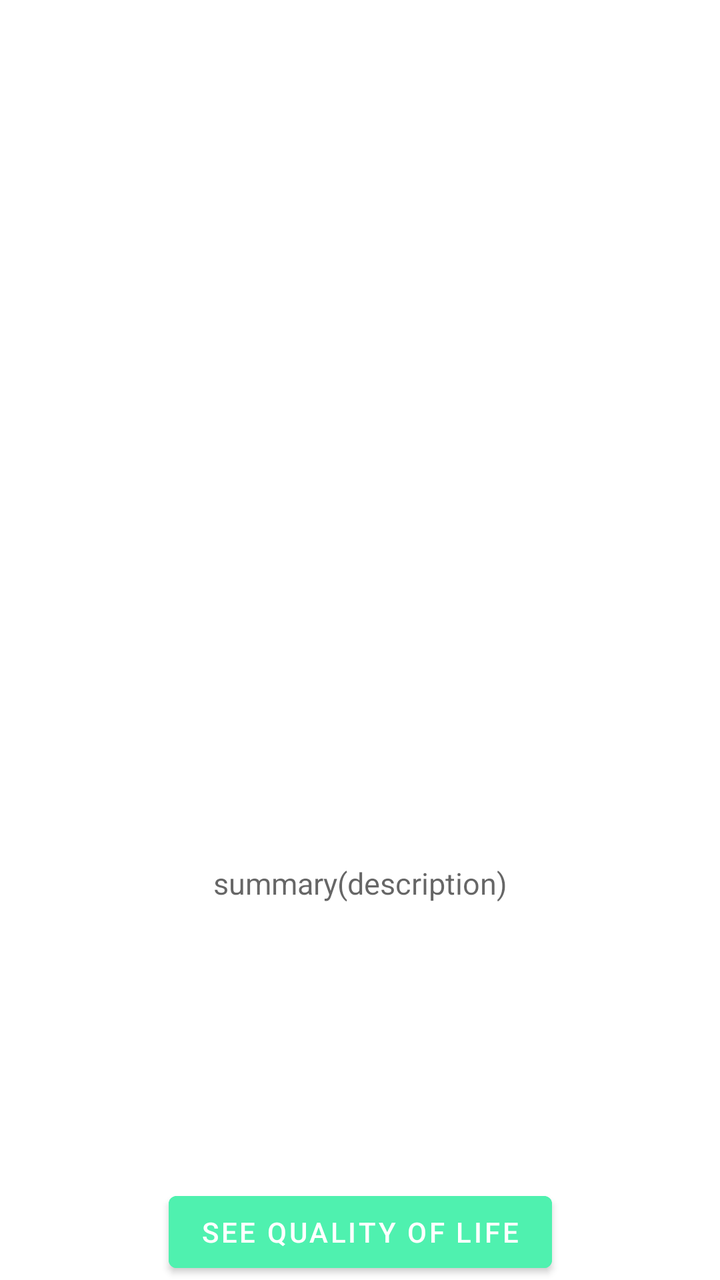
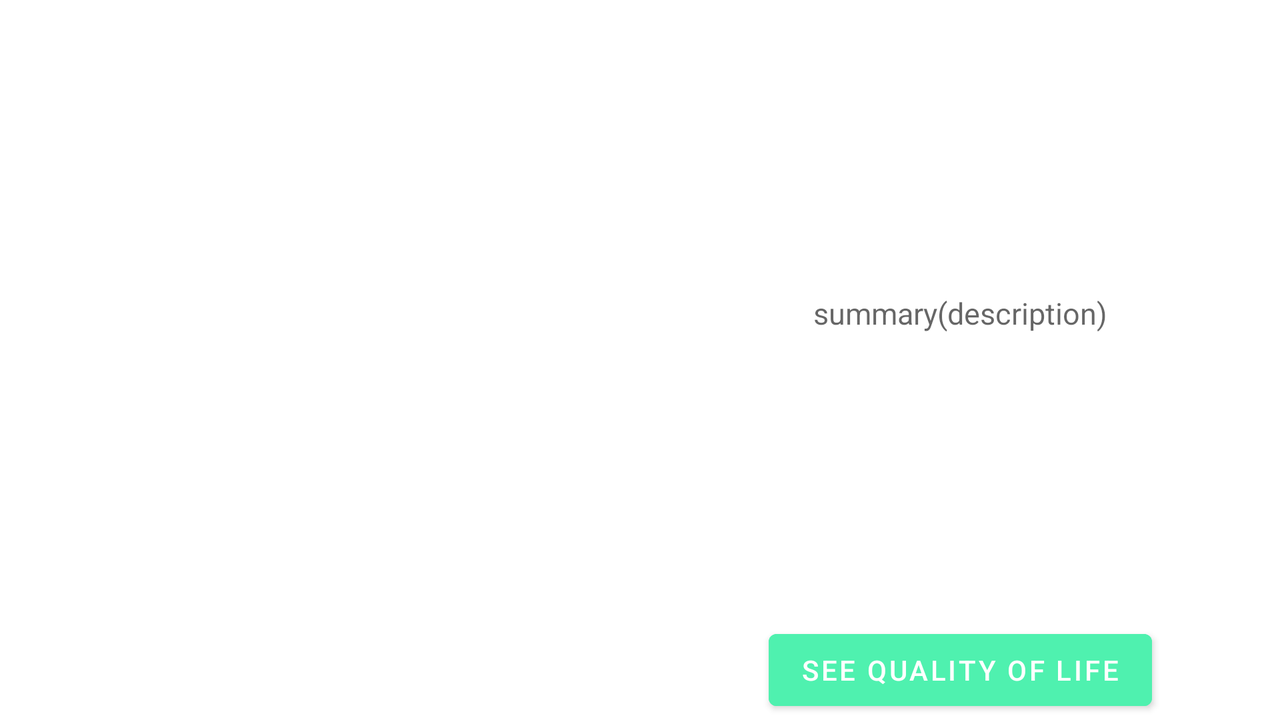

The same Android screen from two of the app's own layout files: first res/layout/ as a phone draws it, then the repository's variant for another configuration, drawn on a device whose configuration selects that folder. Both files follow.
<!-- AndroidManifest.xml: application theme Theme.QualityOfLifeInTheCity -->
<!-- res/layout/activity_details.xml -->
<?xml version="1.0" encoding="utf-8"?>
<androidx.constraintlayout.widget.ConstraintLayout xmlns:android="http://schemas.android.com/apk/res/android"
    xmlns:app="http://schemas.android.com/apk/res-auto"
    xmlns:tools="http://schemas.android.com/tools"
    android:layout_width="match_parent"
    android:layout_height="match_parent"
    tools:context=".DetailsActivity"
    android:id="@+id/container">

    <ImageView
        android:id="@+id/cityImage"
        android:layout_width="0dp"
        android:layout_height="0dp"
        app:layout_constraintBottom_toTopOf="@id/guideline2"
        app:layout_constraintEnd_toEndOf="parent"
        app:layout_constraintStart_toStartOf="parent"
        app:layout_constraintTop_toTopOf="@+id/guideline4" />


    <TextView
        android:id="@+id/cityDesc"
        android:layout_width="0dp"
        android:layout_height="0dp"
        android:layout_marginTop="3dp"
        android:gravity="center"
        android:hint="summary(description)"
        android:textSize="15sp"
        app:layout_constraintBottom_toTopOf="@+id/buttonDetail"
        app:layout_constraintEnd_toEndOf="parent"
        app:layout_constraintStart_toStartOf="parent"
        app:layout_constraintTop_toTopOf="@+id/guideline2" />

    <Button
        android:id="@+id/buttonDetail"
        android:layout_width="wrap_content"
        android:layout_height="wrap_content"
        app:layout_constraintBottom_toBottomOf="parent"
        app:layout_constraintEnd_toEndOf="parent"
        android:backgroundTint="#4FF1AF"
        android:text="See Quality of life"
        app:layout_constraintTop_toBottomOf="@id/cityDesc"
        app:layout_constraintStart_toStartOf="parent" />

    <androidx.constraintlayout.widget.Guideline
        android:id="@+id/guideline2"
        android:layout_width="wrap_content"
        android:layout_height="wrap_content"
        android:orientation="horizontal"
        app:layout_constraintGuide_percent="0.45" />

    <androidx.constraintlayout.widget.Guideline
        android:id="@+id/guideline4"
        android:layout_width="wrap_content"
        android:layout_height="wrap_content"
        android:orientation="horizontal"
        app:layout_constraintGuide_percent="0.01" />

</androidx.constraintlayout.widget.ConstraintLayout>
<!-- resources referenced by this layout -->
<resources>
  <style name="Theme.QualityOfLifeInTheCity" parent="Theme.MaterialComponents.DayNight.DarkActionBar">
          
          <item name="colorPrimary">@color/purple_500</item>
          <item name="colorPrimaryVariant">@color/purple_700</item>
          <item name="colorOnPrimary">@color/white</item>
          
          <item name="colorSecondary">@color/teal_200</item>
          <item name="colorSecondaryVariant">@color/teal_700</item>
          <item name="colorOnSecondary">@color/black</item>
          
          <item name="android:statusBarColor">?attr/colorPrimaryVariant</item>
      </style>
</resources>
<!-- res/layout-land/activity_details.xml (the repository's variant of the layout above) -->
<!-- drawn on the phone turned sideways -->
<?xml version="1.0" encoding="utf-8"?>
<androidx.constraintlayout.widget.ConstraintLayout xmlns:android="http://schemas.android.com/apk/res/android"
    xmlns:app="http://schemas.android.com/apk/res-auto"
    xmlns:tools="http://schemas.android.com/tools"
    android:id="@+id/container"
    android:layout_width="match_parent"
    android:layout_height="match_parent"
    tools:context=".DetailsActivity">

    <ImageView
        android:id="@+id/cityImage"
        android:layout_width="0dp"
        android:layout_height="0dp"
        app:layout_constraintBottom_toBottomOf="parent"
        app:layout_constraintEnd_toStartOf="@+id/guideline5"
        app:layout_constraintStart_toStartOf="parent"
        app:layout_constraintTop_toTopOf="@+id/guideline4" />


    <TextView
        android:id="@+id/cityDesc"
        android:layout_width="0dp"
        android:layout_height="0dp"
        android:gravity="center"
        android:hint="summary(description)"
        android:textSize="15sp"
        app:layout_constraintBottom_toTopOf="@+id/guideline2"
        app:layout_constraintEnd_toEndOf="parent"
        app:layout_constraintStart_toStartOf="@+id/guideline5"
        app:layout_constraintTop_toTopOf="@+id/guideline4" />

    <Button
        android:id="@+id/buttonDetail"
        android:layout_width="wrap_content"
        android:layout_height="wrap_content"
        android:backgroundTint="#4FF1AF"
        android:text="See Quality of life"
        app:layout_constraintBottom_toBottomOf="parent"
        app:layout_constraintEnd_toEndOf="parent"
        app:layout_constraintStart_toStartOf="@+id/guideline5"
        app:layout_constraintTop_toBottomOf="@+id/cityDesc" />

    <androidx.constraintlayout.widget.Guideline
        android:id="@+id/guideline2"
        android:layout_width="wrap_content"
        android:layout_height="wrap_content"
        android:orientation="horizontal"
        app:layout_constraintGuide_percent="0.86" />

    <androidx.constraintlayout.widget.Guideline
        android:id="@+id/guideline4"
        android:layout_width="wrap_content"
        android:layout_height="wrap_content"
        android:orientation="horizontal"
        app:layout_constraintGuide_percent="0.01" />

    <androidx.constraintlayout.widget.Guideline
        android:id="@+id/guideline5"
        android:layout_width="wrap_content"
        android:layout_height="wrap_content"
        android:orientation="vertical"
        app:layout_constraintGuide_percent="0.5" />

</androidx.constraintlayout.widget.ConstraintLayout>
